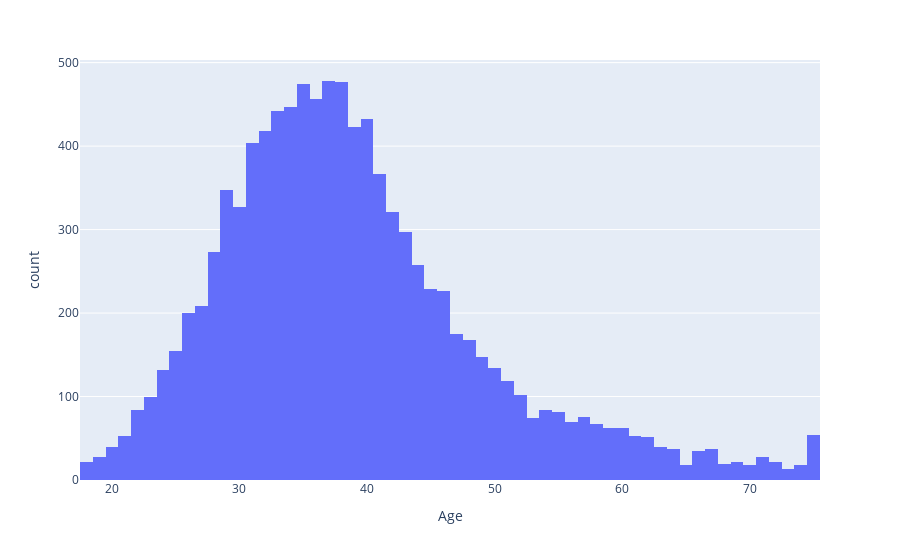

Write notebook code for a chart like this one.
### Code cell
import plotly.express as px
fig = px.histogram(df, x='Age')
fig.show()

### Figure 1 — Plotly figure (JSON) as saved in the notebook; plotly's stock layout.template omitted (floating-point values rounded to 4 significant figures; data arrays with more than 128 entries replaced by an {"elided": "..."} marker saying what was removed)
{"data": [{"alignmentgroup": "True", "bingroup": "x", "hovertemplate": "Age=%{x}<br>count=%{y}<extra></extra>", "legendgroup": "", "marker": {"color": "#636efa", "pattern": {"shape": ""}}, "name": "", "offsetgroup": "", "orientation": "v", "showlegend": false, "type": "histogram", "x": {"elided": "10000 int values"}, "xaxis": "x", "yaxis": "y"}], "layout": {"barmode": "relative", "legend": {"tracegroupgap": 0}, "margin": {"t": 60}, "xaxis": {"anchor": "y", "domain": [0, 1], "title": {"text": "Age"}}, "yaxis": {"anchor": "x", "domain": [0, 1], "title": {"text": "count"}}}}
